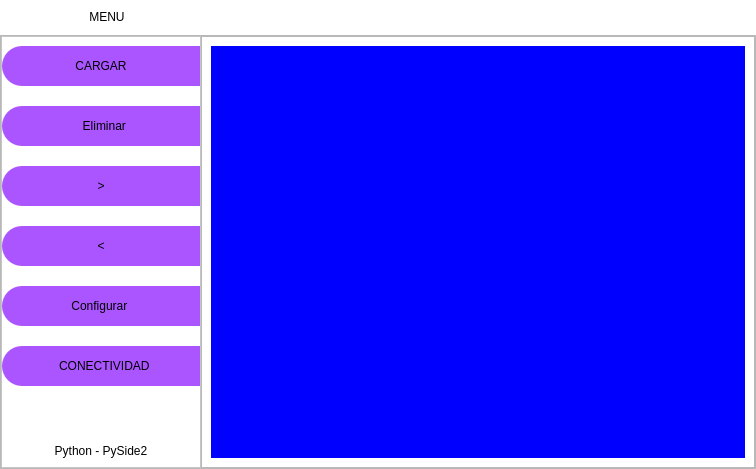
<?xml version="1.0" encoding="UTF-8"?>
<ui version="4.0">
 <class>MainWindow</class>
 <widget class="QMainWindow" name="MainWindow">
  <property name="geometry">
   <rect>
    <x>0</x>
    <y>0</y>
    <width>756</width>
    <height>469</height>
   </rect>
  </property>
  <property name="minimumSize">
   <size>
    <width>400</width>
    <height>0</height>
   </size>
  </property>
  <property name="windowTitle">
   <string>MainWindow</string>
  </property>
  <property name="styleSheet">
   <string notr="true"/>
  </property>
  <widget class="QWidget" name="centralwidget">
   <property name="styleSheet">
    <string notr="true">font: 8pt &quot;Microsoft Sans Serif&quot;;</string>
   </property>
   <layout class="QVBoxLayout" name="verticalLayout">
    <property name="spacing">
     <number>0</number>
    </property>
    <property name="leftMargin">
     <number>0</number>
    </property>
    <property name="topMargin">
     <number>0</number>
    </property>
    <property name="rightMargin">
     <number>0</number>
    </property>
    <property name="bottomMargin">
     <number>0</number>
    </property>
    <item>
     <widget class="QFrame" name="frame_superior">
      <property name="minimumSize">
       <size>
        <width>0</width>
        <height>35</height>
       </size>
      </property>
      <property name="maximumSize">
       <size>
        <width>16777215</width>
        <height>50</height>
       </size>
      </property>
      <property name="styleSheet">
       <string notr="true">
QFrame{
border-top-left-radius: 20px;
border-bottom-left-radius: 20px;

background-color: rgb(255,255, 255);

}
</string>
      </property>
      <property name="frameShape">
       <enum>QFrame::StyledPanel</enum>
      </property>
      <property name="frameShadow">
       <enum>QFrame::Raised</enum>
      </property>
      <layout class="QHBoxLayout" name="horizontalLayout_8">
       <property name="spacing">
        <number>0</number>
       </property>
       <property name="leftMargin">
        <number>2</number>
       </property>
       <property name="topMargin">
        <number>0</number>
       </property>
       <property name="rightMargin">
        <number>2</number>
       </property>
       <property name="bottomMargin">
        <number>0</number>
       </property>
       <item alignment="Qt::AlignLeft">
        <widget class="QPushButton" name="bt_menu">
         <property name="minimumSize">
          <size>
           <width>200</width>
           <height>0</height>
          </size>
         </property>
         <property name="maximumSize">
          <size>
           <width>200</width>
           <height>16777215</height>
          </size>
         </property>
         <property name="styleSheet">
          <string notr="true">QPushButton{
background-color: #ffffff;
font: 87 12pt &quot;Arial Black&quot;;
border-radius:0px;
}

QPushButton:hover{
background-color: red;
font: 87 12pt &quot;Arial Black&quot;;

}
</string>
         </property>
         <property name="text">
          <string>    MENU </string>
         </property>
         <property name="icon">
          <iconset>
           <normaloff>barra-de-menus.png</normaloff>barra-de-menus.png</iconset>
         </property>
         <property name="iconSize">
          <size>
           <width>32</width>
           <height>32</height>
          </size>
         </property>
         <property name="autoDefault">
          <bool>false</bool>
         </property>
         <property name="default">
          <bool>false</bool>
         </property>
         <property name="flat">
          <bool>false</bool>
         </property>
        </widget>
       </item>
       <item>
        <spacer name="horizontalSpacer">
         <property name="orientation">
          <enum>Qt::Horizontal</enum>
         </property>
         <property name="sizeHint" stdset="0">
          <size>
           <width>265</width>
           <height>20</height>
          </size>
         </property>
        </spacer>
       </item>
       <item alignment="Qt::AlignRight">
        <widget class="QPushButton" name="bt_minimizar">
         <property name="minimumSize">
          <size>
           <width>35</width>
           <height>35</height>
          </size>
         </property>
         <property name="styleSheet">
          <string notr="true">QPushButton{
border:0px;
}

QPushButton:hover{
border:5px solid #aa00ff;
background-color:#ffff00;

}
</string>
         </property>
         <property name="text">
          <string/>
         </property>
         <property name="icon">
          <iconset>
           <normaloff>minimizar.png</normaloff>minimizar.png</iconset>
         </property>
         <property name="iconSize">
          <size>
           <width>32</width>
           <height>32</height>
          </size>
         </property>
         <property name="flat">
          <bool>false</bool>
         </property>
        </widget>
       </item>
       <item alignment="Qt::AlignRight">
        <widget class="QPushButton" name="bt_restaurar">
         <property name="maximumSize">
          <size>
           <width>35</width>
           <height>35</height>
          </size>
         </property>
         <property name="styleSheet">
          <string notr="true">QPushButton{
border:0px;

}

QPushButton:hover{
border:5px solid #aa00ff;
background-color:#55ff00;

}
</string>
         </property>
         <property name="text">
          <string/>
         </property>
         <property name="icon">
          <iconset>
           <normaloff>restaurar.png</normaloff>restaurar.png</iconset>
         </property>
         <property name="iconSize">
          <size>
           <width>30</width>
           <height>30</height>
          </size>
         </property>
        </widget>
       </item>
       <item alignment="Qt::AlignRight">
        <widget class="QPushButton" name="bt_maximizar">
         <property name="maximumSize">
          <size>
           <width>35</width>
           <height>35</height>
          </size>
         </property>
         <property name="styleSheet">
          <string notr="true">QPushButton{
border:0px;

}

QPushButton:hover{
border:5px solid #aa00ff;
background-color:#55ff00;

}
</string>
         </property>
         <property name="text">
          <string/>
         </property>
         <property name="icon">
          <iconset>
           <normaloff>maximizar.png</normaloff>maximizar.png</iconset>
         </property>
         <property name="iconSize">
          <size>
           <width>32</width>
           <height>32</height>
          </size>
         </property>
        </widget>
       </item>
       <item alignment="Qt::AlignRight">
        <widget class="QPushButton" name="bt_cerrar">
         <property name="maximumSize">
          <size>
           <width>35</width>
           <height>16777215</height>
          </size>
         </property>
         <property name="styleSheet">
          <string notr="true">QPushButton{
border:0px;

}

QPushButton:hover{
border:5px solid #aa00ff;
background-color:red;

}
</string>
         </property>
         <property name="text">
          <string/>
         </property>
         <property name="icon">
          <iconset>
           <normaloff>cerrar.png</normaloff>cerrar.png</iconset>
         </property>
         <property name="iconSize">
          <size>
           <width>32</width>
           <height>32</height>
          </size>
         </property>
        </widget>
       </item>
      </layout>
     </widget>
    </item>
    <item>
     <widget class="QFrame" name="frame_inferior">
      <property name="styleSheet">
       <string notr="true"/>
      </property>
      <property name="frameShape">
       <enum>QFrame::StyledPanel</enum>
      </property>
      <property name="frameShadow">
       <enum>QFrame::Raised</enum>
      </property>
      <layout class="QHBoxLayout" name="horizontalLayout">
       <property name="spacing">
        <number>0</number>
       </property>
       <property name="leftMargin">
        <number>0</number>
       </property>
       <property name="topMargin">
        <number>0</number>
       </property>
       <property name="rightMargin">
        <number>0</number>
       </property>
       <property name="bottomMargin">
        <number>0</number>
       </property>
       <item alignment="Qt::AlignLeft">
        <widget class="QFrame" name="frame_lateral">
         <property name="minimumSize">
          <size>
           <width>200</width>
           <height>0</height>
          </size>
         </property>
         <property name="maximumSize">
          <size>
           <width>0</width>
           <height>16777215</height>
          </size>
         </property>
         <property name="layoutDirection">
          <enum>Qt::LeftToRight</enum>
         </property>
         <property name="autoFillBackground">
          <bool>false</bool>
         </property>
         <property name="styleSheet">
          <string notr="true">
QFrame{
background-color:#ffffff;
}



QPushButton{
background-color: #aa55ff;
border-top-left-radius: 20px;
border-bottom-left-radius: 20px;

font: 75 12pt &quot;Arial Narrow&quot;;
	
}

QPushButton:hover{
background-color: white;
border-top-left-radius: 20px;
border-bottom-left-radius: 20px;

font: 75 12pt &quot;Arial Narrow&quot;;
}</string>
         </property>
         <property name="frameShape">
          <enum>QFrame::StyledPanel</enum>
         </property>
         <property name="frameShadow">
          <enum>QFrame::Plain</enum>
         </property>
         <layout class="QVBoxLayout" name="verticalLayout_2">
          <property name="spacing">
           <number>20</number>
          </property>
          <property name="leftMargin">
           <number>0</number>
          </property>
          <property name="rightMargin">
           <number>0</number>
          </property>
          <property name="bottomMargin">
           <number>9</number>
          </property>
          <item>
           <widget class="QPushButton" name="bt_cargar">
            <property name="minimumSize">
             <size>
              <width>0</width>
              <height>40</height>
             </size>
            </property>
            <property name="contextMenuPolicy">
             <enum>Qt::DefaultContextMenu</enum>
            </property>
            <property name="layoutDirection">
             <enum>Qt::LeftToRight</enum>
            </property>
            <property name="text">
             <string>CARGAR</string>
            </property>
            <property name="icon">
             <iconset>
              <normaloff>inteligencia-artificial.png</normaloff>inteligencia-artificial.png</iconset>
            </property>
            <property name="iconSize">
             <size>
              <width>32</width>
              <height>32</height>
             </size>
            </property>
           </widget>
          </item>
          <item>
           <widget class="QPushButton" name="bt_eliminar">
            <property name="minimumSize">
             <size>
              <width>0</width>
              <height>40</height>
             </size>
            </property>
            <property name="toolTipDuration">
             <number>0</number>
            </property>
            <property name="styleSheet">
             <string notr="true"/>
            </property>
            <property name="text">
             <string>  Eliminar</string>
            </property>
            <property name="icon">
             <iconset>
              <normaloff>base-de-datos.png</normaloff>base-de-datos.png</iconset>
            </property>
            <property name="iconSize">
             <size>
              <width>32</width>
              <height>32</height>
             </size>
            </property>
           </widget>
          </item>
          <item>
           <widget class="QPushButton" name="bt_siguiente">
            <property name="minimumSize">
             <size>
              <width>0</width>
              <height>40</height>
             </size>
            </property>
            <property name="styleSheet">
             <string notr="true"/>
            </property>
            <property name="text">
             <string>&gt;</string>
            </property>
            <property name="icon">
             <iconset>
              <normaloff>chip.png</normaloff>chip.png</iconset>
            </property>
            <property name="iconSize">
             <size>
              <width>32</width>
              <height>32</height>
             </size>
            </property>
           </widget>
          </item>
          <item>
           <widget class="QPushButton" name="bt_anterior">
            <property name="minimumSize">
             <size>
              <width>0</width>
              <height>40</height>
             </size>
            </property>
            <property name="styleSheet">
             <string notr="true"/>
            </property>
            <property name="text">
             <string>&lt;</string>
            </property>
            <property name="icon">
             <iconset>
              <normaloff>moto.png</normaloff>moto.png</iconset>
            </property>
            <property name="iconSize">
             <size>
              <width>32</width>
              <height>32</height>
             </size>
            </property>
           </widget>
          </item>
          <item>
           <widget class="QPushButton" name="bt_configurar">
            <property name="minimumSize">
             <size>
              <width>0</width>
              <height>40</height>
             </size>
            </property>
            <property name="styleSheet">
             <string notr="true"/>
            </property>
            <property name="text">
             <string>Configurar </string>
            </property>
            <property name="icon">
             <iconset>
              <normaloff>encriptado.png</normaloff>encriptado.png</iconset>
            </property>
            <property name="iconSize">
             <size>
              <width>32</width>
              <height>32</height>
             </size>
            </property>
           </widget>
          </item>
          <item>
           <widget class="QPushButton" name="bt_cinco">
            <property name="minimumSize">
             <size>
              <width>0</width>
              <height>40</height>
             </size>
            </property>
            <property name="styleSheet">
             <string notr="true"/>
            </property>
            <property name="text">
             <string>  CONECTIVIDAD</string>
            </property>
            <property name="icon">
             <iconset>
              <normaloff>videojuego.png</normaloff>videojuego.png</iconset>
            </property>
            <property name="iconSize">
             <size>
              <width>32</width>
              <height>32</height>
             </size>
            </property>
           </widget>
          </item>
          <item>
           <spacer name="verticalSpacer">
            <property name="orientation">
             <enum>Qt::Vertical</enum>
            </property>
            <property name="sizeHint" stdset="0">
             <size>
              <width>20</width>
              <height>40</height>
             </size>
            </property>
           </spacer>
          </item>
          <item>
           <widget class="QLabel" name="label_2">
            <property name="styleSheet">
             <string notr="true">font: italic 15pt &quot;Vivaldi&quot;;</string>
            </property>
            <property name="text">
             <string>Python - PySide2</string>
            </property>
            <property name="alignment">
             <set>Qt::AlignCenter</set>
            </property>
           </widget>
          </item>
         </layout>
        </widget>
       </item>
       <item>
        <widget class="QFrame" name="frame_contenedor">
         <property name="styleSheet">
          <string notr="true"/>
         </property>
         <property name="frameShape">
          <enum>QFrame::StyledPanel</enum>
         </property>
         <property name="frameShadow">
          <enum>QFrame::Raised</enum>
         </property>
         <property name="lineWidth">
          <number>1</number>
         </property>
         <layout class="QVBoxLayout" name="verticalLayout_3" stretch="0">
          <property name="spacing">
           <number>0</number>
          </property>
          <property name="leftMargin">
           <number>0</number>
          </property>
          <property name="topMargin">
           <number>0</number>
          </property>
          <property name="rightMargin">
           <number>0</number>
          </property>
          <property name="bottomMargin">
           <number>0</number>
          </property>
          <item>
           <widget class="QStackedWidget" name="stackedWidget">
            <property name="minimumSize">
             <size>
              <width>0</width>
              <height>0</height>
             </size>
            </property>
            <property name="styleSheet">
             <string notr="true">background-color: rgb(255, 255, 255);</string>
            </property>
            <property name="frameShape">
             <enum>QFrame::NoFrame</enum>
            </property>
            <property name="frameShadow">
             <enum>QFrame::Plain</enum>
            </property>
            <property name="lineWidth">
             <number>0</number>
            </property>
            <property name="currentIndex">
             <number>0</number>
            </property>
            <widget class="QWidget" name="page_inicio">
             <property name="styleSheet">
              <string notr="true"/>
             </property>
             <layout class="QVBoxLayout" name="verticalLayout_9">
              <item>
               <widget class="QLabel" name="label_Imagen">
                <property name="styleSheet">
                 <string notr="true">background-color: rgb(0, 0, 255);</string>
                </property>
                <property name="text">
                 <string/>
                </property>
                <property name="pixmap">
                 <pixmap>imagen_dos.png</pixmap>
                </property>
                <property name="scaledContents">
                 <bool>false</bool>
                </property>
                <property name="alignment">
                 <set>Qt::AlignCenter</set>
                </property>
                <property name="indent">
                 <number>0</number>
                </property>
               </widget>
              </item>
             </layout>
            </widget>
            <widget class="QWidget" name="page_configuracion">
             <property name="styleSheet">
              <string notr="true">background-color: rgb(255, 0, 255);</string>
             </property>
             <layout class="QVBoxLayout" name="verticalLayout_8">
              <property name="leftMargin">
               <number>0</number>
              </property>
              <property name="topMargin">
               <number>0</number>
              </property>
              <property name="rightMargin">
               <number>0</number>
              </property>
              <property name="bottomMargin">
               <number>0</number>
              </property>
              <item>
               <widget class="QLabel" name="label_configuration">
                <property name="text">
                 <string>TextLabel</string>
                </property>
               </widget>
              </item>
             </layout>
            </widget>
           </widget>
          </item>
         </layout>
        </widget>
       </item>
      </layout>
     </widget>
    </item>
   </layout>
  </widget>
 </widget>
 <resources/>
 <connections/>
</ui>
